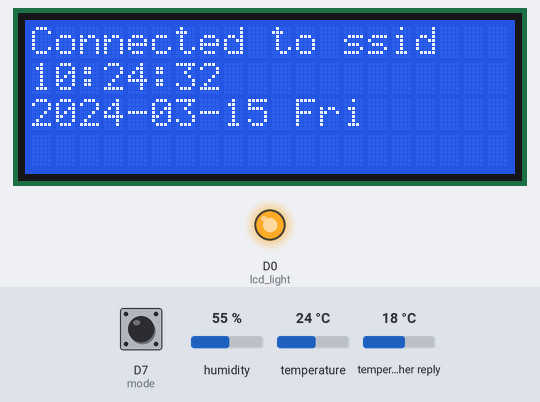
Simulated run of this sketch. Board: ESP8266 (NodeMCU). Parts: 20×4 character LCD, output pins drawn as LEDs (lit = HIGH). The inputs (shaded band) are chosen by the test bench; at power-on: D7 (mode) LOW, humidity 55 %, temperature 24 °C, temperature in the weather reply 18 °C. WiFi joins after 1.5 s; servers stay silent unless stated; network time is answered at once with the bench clock; the local clock reads 2024-03-15 10:24:30 at power-on unless the sketch sets it; web services answer with replies made up by the test bench; what the sketch prints to the serial monitor is not drawn.

Above: at 2.7 s.
2.8 s: D7 (mode) pulled HIGH for 1.25 s
At 4.1 s:
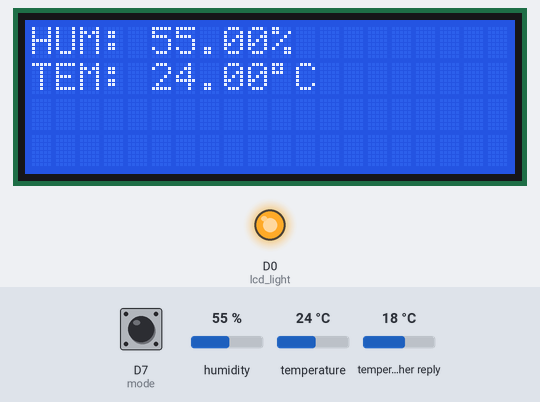
5.5 s: D7 (mode) pulled HIGH for 1.25 s
At 6.2 s:
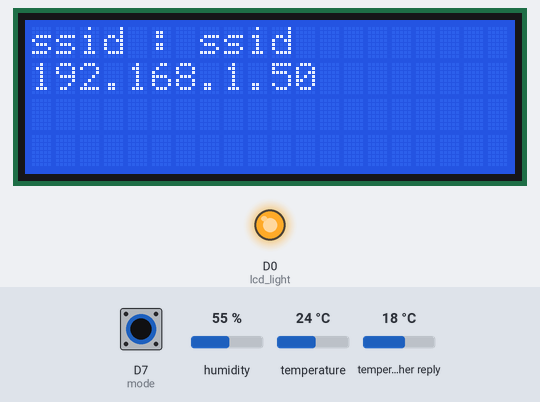
10.4 s: D7 (mode) pulled HIGH for 3.2 s
At 12.9 s:
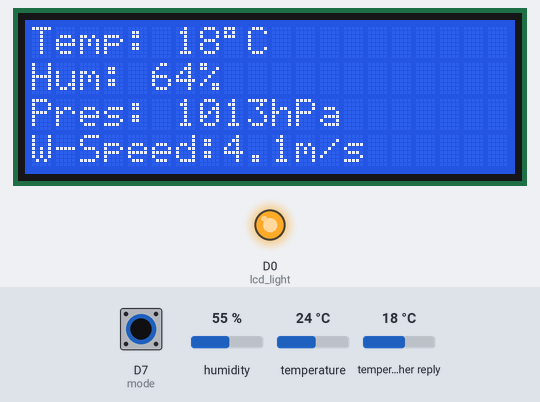
Timing chart, 0 to 14.4 s (numbered marks = the images above; inputs shaded):
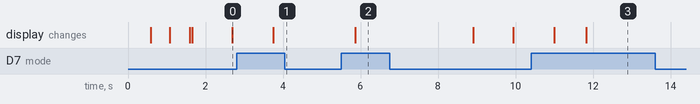

Measured:
- after the input at 2.8 s, the display: changes after 0.95 s (image 1)
- after the input at 5.5 s, the display: changes after 0.36 s (image 2)
- after the input at 10.4 s, the display: first changes after 0.60 s (image 3 shows a later state)

The sketch:

Weather_station_2.1.ino
```cpp
/*Refer to
https://randomnerdtutorials.com/esp8266-nodemcu-http-get-open-weather-map-thingspeak-arduino/
*/
#include "DHT.h"
#include "Wire.h"
#include "LiquidCrystal_I2C.h"
#include <NTPClient.h>
#include <ESP8266WiFi.h>
#include <WiFiUdp.h>
#include <ESP8266HTTPClient.h>
#include <WiFiClient.h>
#include <Arduino_JSON.h>

//#include <MQ2.h>

/* LCD CONSTANTS*/

LiquidCrystal_I2C lcd(0x3F, 20, 4); // SDA : D2 ; SCL : D1

/* DHT11 constants declarations */

#define DHTPIN 0// D3 on NodeMCU is GPIO 0

#define DHTTYPE DHT11
DHT dht(DHTPIN, DHTTYPE);
#define lcd_light 16 //backlight pin D0

/*MODE BUTTON*/

uint8_t mode = D7;
int count=0;

/* NTP TIME CONSTANTS*/

const char *ssid     = "ssid";
const char *password = "password";
const long utcOffsetInSeconds = 19800;
WiFiUDP ntpUDP;
NTPClient timeClient(ntpUDP,"asia.pool.ntp.org",utcOffsetInSeconds);
char daysOfTheWeek[7][12] = {"Sun", "Mon", "Tue", "Wed", "Thu", "Fri", "Sat"};
String ntpDate ="";


/*MQ2 sensor constants*/
/*int pin = A0;
int lpg, co, smoke;
MQ2 mq2(pin);
*/
/* Open Weather Constants */
String openWeatherMapApiKey = "your API key"; //API key
String city = "Kolkata";                                          //City
String countryCode = "IN";                                        //Country code
unsigned long lastTime = 0;                                       //dont change
unsigned long timerDelay = 10000;                                 //dont change
String jsonBuffer;

String weatherType = "";


void setup() {

  Serial.begin(115200);

  //mq2.begin();

  pinMode(mode,INPUT);

  lcd.begin();
  dht.begin();
  lcd.backlight();
  pinMode(lcd_light,OUTPUT);
  digitalWrite(lcd_light,HIGH);
  lcd.setCursor(0,0);

  lcd.print("Connecting WiFi");
  WiFi.begin(ssid, password);
  lcd.setCursor(0,1);
  while ( WiFi.status() != WL_CONNECTED ) {
    delay ( 500 );
    Serial.print ( "." );

    lcd.print(".");
  }

  timeClient.begin();
  //+lcd.clear();

}
void wifi_cred()
{
  Serial.println(ssid);

  lcd.clear();
  lcd.setCursor(0,0);
  lcd.print("ssid : ");
  lcd.print(ssid);
  lcd.setCursor(0,1);
  //lcd.print("lIP:");
  lcd.print(WiFi.localIP());
  Serial.println(WiFi.localIP());
  delay(3000);
}

void forecast()
{
    // Send an HTTP GET request
  if ((millis() - lastTime) > timerDelay) {
    // Check WiFi connection status
    if(WiFi.status()== WL_CONNECTED){
      String serverPath = "http://api.openweathermap.org/data/2.5/weather?q=" + city + "," + countryCode + "&lang=PT&mode=json&units=metric&APPID=" + openWeatherMapApiKey;

      jsonBuffer = httpGETRequest(serverPath.c_str());
      Serial.println(jsonBuffer);
      JSONVar myObject = JSON.parse(jsonBuffer);

      // JSON.typeof(jsonVar) can be used to get the type of the var
      if (JSON.typeof(myObject) == "undefined") {
        Serial.println("Parsing input failed!");
        return;
      }

      Serial.print("JSON object = ");
      Serial.println(myObject);

      String weatherType = myObject["weather"][0]["main"];

      lcd.clear();
      lcd.setCursor(0,0);
      lcd.print("Temp: ");
      lcd.print(myObject["main"]["temp"]);
      lcd.print((char)223);
      lcd.print("C");
      lcd.setCursor(0,1);
      lcd.print("Hum: ");
      lcd.print(myObject["main"]["humidity"]);
      lcd.print("%");
      lcd.setCursor(0,2);
      lcd.print("Pres: ");
      lcd.print(myObject["main"]["pressure"]);
      lcd.print("hPa");
      lcd.setCursor(0,3);
      lcd.print("W-Speed:");
      lcd.print(myObject["wind"]["speed"]);
      lcd.print("m/s");

      delay(3500);

      lcd.clear();

      lcd.setCursor(0,0);
      //lcd.print("Forecast:");
      //lcd.setCursor(0,1);
      lcd.print(weatherType);
      lcd.setCursor(0,1);
      lcd.print("Min_Temp: ");
      lcd.print(myObject["main"]["temp_min"]);
      lcd.print((char)223);
      lcd.print("C");
      lcd.setCursor(0,2);
      lcd.print("Max_Temp: ");
      lcd.print(myObject["main"]["temp_max"]);
      lcd.print((char)223);
      lcd.print("C");
      lcd.setCursor(0,3);
      lcd.print("Feels like: ");
      lcd.print(myObject["main"]["feels_like"]);
      lcd.print((char)223);
      lcd.print("C");
      //lcd.print();

      //delay(500);

      Serial.print("Temperature: ");
      Serial.println(myObject["main"]["temp"]);         //degree celcius
      Serial.print("Pressure: ");
      Serial.println(myObject["main"]["pressure"]);     //hPa (Hecto Pascals)
      Serial.print("Humidity: ");
      Serial.println(myObject["main"]["humidity"]);     //percentage %
      Serial.print("Wind Speed: ");
      Serial.println(myObject["wind"]["speed"]);

      Serial.println(weatherType);

      // weather_id = myObject["weather"][0]["id"];
      /*
      if (weather_id > 800 && weather_id <= 804)
      { weatherType = "Cloudy";}
      else if (weather_id >= 300 && weather_id < 600)
      { weatherType = "Rain";}
      else if (weather_id >= 200 && weather_id < 300)
      { weatherType = "Thunder Storm";}
      else if (weather_id >= 700 && weather_id < 800)
      { weatherType = "Haze";}
      else if (weather_id == 800)
      { weatherType = "Clear";}
*/
    }
    else {
      Serial.println("WiFi Disconnected");
    }
    lastTime = millis();
  }
}

String httpGETRequest(const char* serverName) {
  WiFiClient client;
  HTTPClient http;

  // Your IP address with path or Domain name with URL path
  http.begin(client, serverName);

  // Send HTTP POST request
  int httpResponseCode = http.GET();

  String payload = "{}";

  if (httpResponseCode>0) {
    Serial.print("HTTP Response code: ");
    Serial.println(httpResponseCode);
    payload = http.getString();
  }
  else {
    Serial.print("Error code: ");
    Serial.println(httpResponseCode);
  }
  // Free resources
  http.end();

  return payload;
}
void time()
{
  timeClient.update();

  Serial.println(timeClient.getFormattedTime());

  lcd.setCursor(0,0);
  lcd.print("Connected to ");
  lcd.print(ssid);
  lcd.setCursor(0,1);
  //lcd.print("TIME :");
  lcd.print(timeClient.getFormattedTime());
  lcd.setCursor(0,2);
  ntpDate = timeClient.getFormattedDate();
  int ind = ntpDate.indexOf("T");
  lcd.print(ntpDate.substring(0,ind));
  Serial.println(ntpDate.substring(0,ind));
  //lcd.print("DATE : ");
  lcd.print(" ");
  lcd.print(daysOfTheWeek[timeClient.getDay()]);

  Serial.println(daysOfTheWeek[timeClient.getDay()]);
  if(int(timeClient.getHours())<7)
    digitalWrite(lcd_light,LOW);
  else
    digitalWrite(lcd_light,HIGH);
  delay(1000);
}
void temp()
{
  lcd.clear();
  float h = dht.readHumidity();
   float t = dht.readTemperature();
   float f = dht.readTemperature(true);
   if (isnan(h) || isnan(t) || isnan(f)) {
    Serial.println(F("Failed to read from DHT sensor!"));
    lcd.setCursor(0,0);
    lcd.print("Sensor Error");
    delay(500);
    return;
   }
   Serial.println(F("Humidity: "));
   Serial.print(h);
   lcd.setCursor(0,0);
   lcd.print("HUM: ");
   lcd.print(h);
   lcd.print("%");
   Serial.print(F("%  Temperature: "));
   Serial.print(t);
   Serial.print(F("°C "));
   lcd.setCursor(0,1);
   lcd.print("TEM: ");
   lcd.print(t);
   lcd.print((char)223);
   lcd.print("C");
   delay(500);
}


/*
void air_quality()
{
  float* values= mq2.read(true);
  lpg = mq2.readLPG();
  co = mq2.readCO();
  smoke = mq2.readSmoke();

  lcd.setCursor(0,0);
  lcd.print("CO: ");
  lcd.print(co);

  lcd.setCursor(0,1);
  lcd.print("Smoke: ");
  lcd.print(smoke);

  delay(3000);
}
*/
void loop() {
   if(digitalRead(mode)==HIGH)
   {
      count+=1;
   }


   if (count==0)
   {
     lcd.clear();
     time();
   }

   else if(count==1)
   {
    lcd.clear();
    temp();
   }


   else if(count==2)
   {
     //lcd.clear();
     forecast();
   }


   else if(count==3)
   {
    lcd.clear();
    wifi_cred();
    count=0;
   }

}
```
